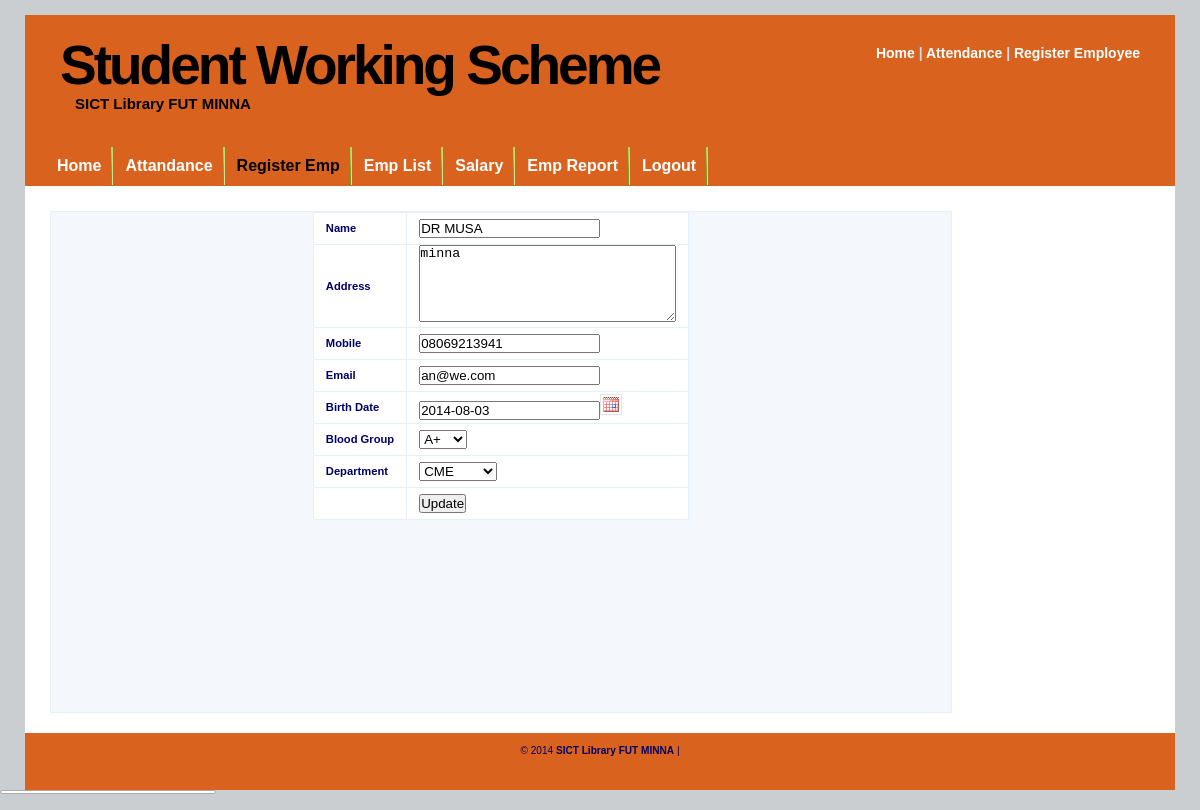
The app's page /EmployeeRegister.php?EmpID=26 (signed in) with its own data.
### tables this page shows
CREATE TABLE IF NOT EXISTS `salary_detail` (
  `SalaryID` int(20) NOT NULL AUTO_INCREMENT,
  `EmpID` int(20) NOT NULL,
  `JoinDate` date NOT NULL,
  `EmpType` varchar(20) NOT NULL,
  `CurrentSalary` int(10) NOT NULL,
  `IncrementAmount` int(10) NOT NULL,
  `IncrementAfter` int(5) NOT NULL,
  `IncrementDate` date NOT NULL,
  `LastSalary` int(10) NOT NULL,
  `LastIncrement` date NOT NULL,
  PRIMARY KEY (`SalaryID`),
  KEY `EmpID` (`EmpID`)
);

CREATE TABLE IF NOT EXISTS `employee_detail` (
  `EmpID` int(10) NOT NULL AUTO_INCREMENT,
  `EmpName` varchar(255) NOT NULL,
  `EmpAddress` text NOT NULL,
  `EmpMobile` varchar(15) NOT NULL,
  `EmpEmail` varchar(50) NOT NULL,
  `EmpBirthdate` date NOT NULL,
  `EmpBloodGroup` varchar(5) NOT NULL,
  `EmpTechnology` varchar(20) NOT NULL,
  PRIMARY KEY (`EmpID`)
);

### class/dbclass.php (called while the page is built, shortened)
<?php
class MySQLCN {
   function MySQLCN() {
      $user = DB_USERNAME;
      $pass = DB_PASSWORD;
      $server = DB_SERVER;
      $conn = mysql_connect($server, $user, $pass);
      $this->CONN = $conn;
      return true;
   }
   function select($sql = "") {
      $conn = $this->CONN;
      $results = @mysql_query($sql, $conn);
      $count = 0;
      $data = array();
      while ($row = mysql_fetch_array($results)) {
        foreach ($row as $key => $value) {
            if (!is_array($value)) {
               $row[$key] = htmlspecialchars_decode($value, ENT_QUOTES);
            }
         }
         $data[$count] = $row;
         $count++;
      }
      return $data;
   }
}
?>

### class/EmpRegister.php (called while the page is built, shortened)
<?php
class EmpRegister extends MySQLCN {
    function get($EmpID) {
        $qry = "SELECT *
                FROM `employee_detail` ed LEFT JOIN salary_detail sd ON sd.EmpID = ed.EmpID
                WHERE ed.EmpID = '{$EmpID}'";
        return $this->select($qry);
    }
}
?>

### EmployeeRegister.php (the view, shortened to what this page needs)
<?php
require_once 'class/dbclass.php';
require_once 'class/EmpRegister.php';
$emp = new EmpRegister();
$EmpID = $_REQUEST['EmpID'];
if ($EmpID != NULL) {
    $result = $emp->get($EmpID);
}
?>
<!DOCTYPE html PUBLIC "-//W3C//DTD XHTML 1.0 Strict//EN" "http://www.w3.org/TR/xhtml1/DTD/xhtml1-strict.dtd">
<html xmlns="http://www.w3.org/1999/xhtml" xml:lang="en" lang="en">
<head>
    <?php require_once 'config/commonJS.php'; ?>
</head>
<body>
<div id="wrap">
    <?php @require_once 'menu/header.php'; ?>
    <?php @require_once 'menu/menu.php'; ?>
    <div id="content-wrap">
        <div id="main">
            <form id="formSubmit" method="post" action="process/processEmpRegister.php">
                <center>
                    <table class="tbl">
                        <tr>
                            <td><b>Name</b></td>
                            <td><input type="text" class="validate[required]" name="EmpName" id="EmpName"
                                       value="<?php echo $result[0]['EmpName']; ?>"/></td>
                        </tr>
                        <tr>
                            <td><b>Address</b></td>
                            <td><textarea rows="5" cols="30" class="validate[required]" name="EmpAddress"
                                          id="EmpAddress"><?php echo $result[0]['EmpAddress']; ?></textarea></td>
                        </tr>
                        <tr>
                            <td><b>Mobile</b></td>
                            <td><input class="validate[required,minSize[10],maxSize[14],custom[integer]]" type="text"
                                       class="validate[required]" name="EmpMobile" id="EmpMobile"
                                       value="<?php echo $result[0]['EmpMobile']; ?>"/></td>
                        </tr>
                        <tr>
                            <td><b>Email</b></td>
                            <td><input type="text" class="validate[required,custom[email]]" name="EmpEmail"
                                       id="EmpEmail" value="<?php echo $result[0]['EmpEmail']; ?>"/></td>
                        </tr>
                        <tr>
                            <td><b>Birth Date</b></td>
                            <td><input type="text" class="validate[required]" readonly name="EmpBirthdate"
                                       id="EmpBirthdate" value="<?php echo $result[0]['EmpBirthdate']; ?>"/></td>
                        </tr>
                        <tr>
                            <td><b>Blood Group</b></td>
                            <td><select name="EmpBloodGroup" id="EmpBloodGroup">
                                    <option
                                        value="A+" <?php echo $result[0]['EmpBloodGroup'] == 'A+' ? 'selected' : ''; ?> >
                                        A+
                                    </option>
                                </select>
                            </td>
                        </tr>
                        <tr>
                            <td><b>Department</b></td>
                            <td>
                                <select name="EmpTechnology" id="EmpTechnology">
                                    <option
                                        value="cme" <?php echo $result[0]['EmpTechnology'] == 'cme' ? 'selected' : ''; ?> >
                                        CME
                                    </option>
                                </select>
                            </td>
                        </tr>
                        <tr>
                            <td></td>
                            <td><input type="submit" name="submit" id=""
                                       value="<?php echo $EmpID == '' ? 'Register' : 'Update'; ?>"/></td>
                        </tr>
                    </table>
                </center>
            </form>
        </div>
    </div>
    <?php @require_once 'menu/footer.php'; ?>
</div>
</body>
</html>

### css/CoolWater.css (style rules this page uses)
* { margin: 0; padding: 0; outline: 0; }
body { background: #caced1; font: 70%/1.5em Verdana, Tahoma, arial, sans-serif; color: #000066; text-align: center; margin: 15px 0; }
.tbl { border-collapse: collapse; }
.tbl tr { height: 32px; background: #fff; }
.tbl td { padding-left: 12px; padding-right: 12px; border: 1px solid #E5F0FB; }
#wrap { width: 1150px; background: #FFF; margin: 0 auto; text-align: left; }
#content-wrap { clear: both; width: 1140px; margin: 5px auto; padding: 0; }
#main { float: left; width: 900px; margin: 20px 20px 20px 20px; display: inline; min-height: 500px; background: none repeat scroll 0 0 #F4F8FD; border: 1px solid #E5F0FB; }

### records on screen
salary_detail: EmpName "DR MUSA", EmpAddress "minna", EmpMobile "08069213941", EmpEmail "an@we.com", EmpBirthdate "2014-08-03"
employee_detail: EmpBloodGroup "A+", EmpTechnology "CME"
